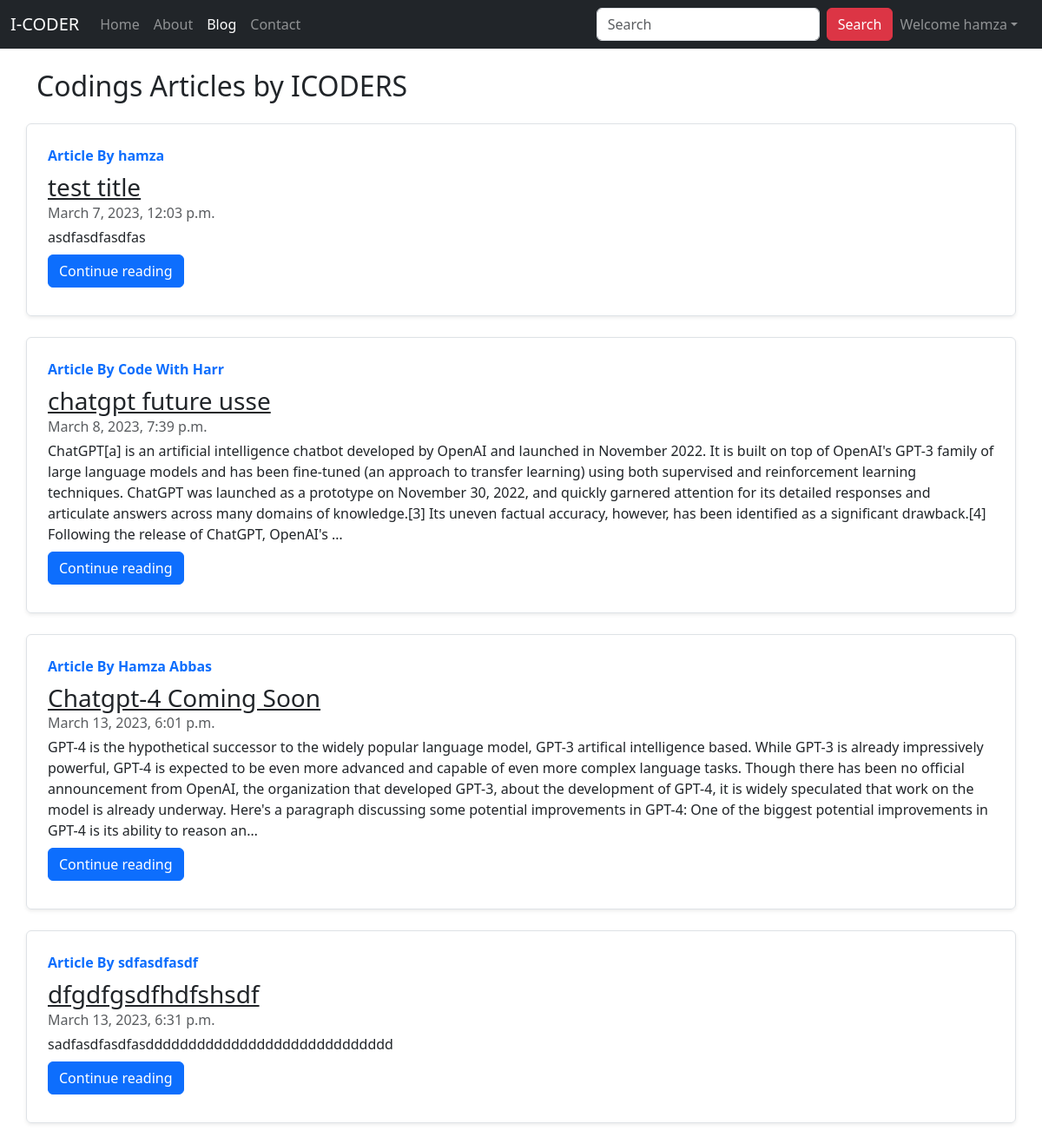
Page /blog/ (signed in) on the committed database.
### blog/models.py (models this page shows, shortened)
class Post(models.Model):
    sno=models.AutoField(primary_key=True)
    title=models.CharField(max_length=255)
    author=models.CharField(max_length=14)
    slug=models.CharField(max_length=130)
    timeStamp=models.DateTimeField(blank=True)
    content=models.TextField()

### blog/views.py (the view)
def blogHome(request):
    allPosts= Post.objects.all()
    context={'allPosts': allPosts}
    return render(request, "blog/blogHome.html", context)

### templates/blog/blogHome.html (shortened to what this page needs)
{% extends 'base.html' %}
{% block blogactive %} active{% endblock blogactive %}
{% block body %}
<div class="container my-4">
  <h2>Codings Articles by ICODERS</h2>
  {% for post in allPosts %}
  <div
    class="row no-gutters border rounded overflow-hidden flex-md-row mb-4 my-4 shadow-sm h-md-250 my-4 position-relative">
    <div class="col p-4 d-flex flex-column position-static">
      <strong class="d-inline-block mb-2 text-primary">Article By {{post.author}}</strong>
      <h3 class="mb-0"><a class="text-dark" href="/blog/{{post.slug}}"> {{post.title}}</a></h3>
      <div class="mb-1 text-muted">{{post.timeStamp}}</div>
      <p class="card-text mb-auto">{{post.content | truncatechars:"600" }}</p>
      <div class="my-2">
        <a href="/blog/{{post.slug}}" role="button" class="btn btn-primary">Continue reading</a>
      </div>
    </div>
  </div>
  {% endfor %}
</div>
{% endblock body %}

### templates/base.html (shortened to what this page needs)
<!doctype html>
<html lang="en">
<head>
  <link rel="stylesheet" href="https://cdn.jsdelivr.net/npm/bootstrap@4.0.0/dist/css/bootstrap.min.css"
>
  <link rel="stylesheet" href="https://cdn.jsdelivr.net/npm/bootstrap@4.0.0/dist/css/bootstrap.min.css"
>
  <link href="https://cdn.jsdelivr.net/npm/bootstrap@5.3.0-alpha1/dist/css/bootstrap.min.css" rel="stylesheet"
>
</head>
<div>
  <nav class="navbar navbar-expand-lg navbar-dark bg-dark">
    <div class="container-fluid">
      <a class="navbar-brand" href="/">I-CODER</a>
      <div class="collapse navbar-collapse" id="navbarSupportedContent">
        <ul class="navbar-nav me-auto mb-2 mb-lg-0">
          <li class="nav-item">
            <a class="nav-link {% block homeactive %} {% endblock homeactive %}" aria-current="page" href="/">Home</a>
          </li>
          <li class="nav-item ">
            <a class="nav-link {% block aboutactive %} {% endblock aboutactive %}" href="/about">About</a>
          </li>
          <li class="nav-item ">
            <a class="nav-link {% block blogactive %} {% endblock blogactive %}" href="/blog">Blog</a>
          </li>
          <li class="nav-item ">
            <a class="nav-link {% block contactactive %} {% endblock contactactive %}" href="/contact">Contact</a>
          </li>
        </ul>
        <form method="get" action="/search" class="d-flex" role="search">
          <input class="form-control me-2" type="search" placeholder="Search" aria-label="Search" name="query"
            id="query">
          <button class="btn btn-danger" type="submit">Search</button>
        </form>
      </div>
      {% if user.is_authenticated %} {% csrf_token %}
      <ul class="navbar-nav mr-2">
        <li class="nav-item dropdown">
          <a class="nav-link dropdown-toggle" href='#' id="navbarDropdown" role="button" data-toggle="dropdown"> Welcome
            {{request.user}}</a>
        </li>
      </ul>
    </div>
      {% endif %}
</div>
{% block body %}
{% endblock body %}
</body>
</html>

### rows in the picture
Post: author "hamza", title "test title", timeStamp "March 7, 2023, 12:03 p.m.", content "asdfasdfasdfas"
Post: author "Code With Harr", title "chatgpt future usse", timeStamp "March 8, 2023, 7:39 p.m.", content "ChatGPT[a] is an artificial intelligence chatbot developed by OpenAI and launched in November 2022. It is built on top of OpenAI's GPT-3 family of large language models and has been fine-tuned (an approach to transfer learning) using both supervised and reinforcement learning techniques. ChatGPT was launched as a prototype on November 30, 2022, and quickly garnered attention for its detailed responses and articulate answers across many domains of knowledge.[3] Its uneven factual accuracy, however, has been identified as a significant drawback.[4] Following the release of ChatGPT, OpenAI's …"
Post: author "Hamza Abbas", title "Chatgpt-4 Coming Soon", timeStamp "March 13, 2023, 6:01 p.m.", content "GPT-4 is the hypothetical successor to the widely popular language model, GPT-3 artifical intelligence based. While GPT-3 is already impressively powerful, GPT-4 is expected to be even more advanced and capable of even more complex language tasks. Though there has been no official announcement from OpenAI, the organization that developed GPT-3, about the development of GPT-4, it is widely speculated that work on the model is already underway. Here's a paragraph discussing some potential improvements in GPT-4: One of the biggest potential improvements in GPT-4 is its ability to reason an…"
Post: author "sdfasdfasdf", title "dfgdfgsdfhdfshsdf", timeStamp "March 13, 2023, 6:31 p.m.", content "sadfasdfasdfasddddddddddddddddddddddddddddd"

### other values in the picture
{{ request.user }} "hamza"
